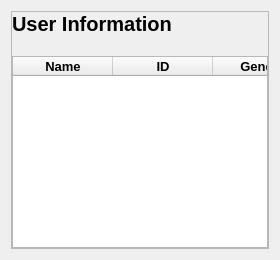
            <widget class="QWidget" name="User">
             <layout class="QVBoxLayout" name="verticalLayout_30">
              <item>
               <widget class="QFrame" name="frame_20">
                <property name="frameShape">
                 <enum>QFrame::StyledPanel</enum>
                </property>
                <property name="frameShadow">
                 <enum>QFrame::Raised</enum>
                </property>
                <layout class="QVBoxLayout" name="verticalLayout_31">
                 <property name="spacing">
                  <number>20</number>
                 </property>
                 <property name="leftMargin">
                  <number>0</number>
                 </property>
                 <property name="topMargin">
                  <number>0</number>
                 </property>
                 <property name="rightMargin">
                  <number>0</number>
                 </property>
                 <property name="bottomMargin">
                  <number>0</number>
                 </property>
                 <item>
                  <widget class="QLabel" name="label_33">
                   <property name="font">
                    <font>
                     <pointsize>15</pointsize>
                     <bold>true</bold>
                    </font>
                   </property>
                   <property name="text">
                    <string>User Information</string>
                   </property>
                  </widget>
                 </item>
                 <item>
                  <widget class="QTableWidget" name="tableWidget">
                   <property name="sizePolicy">
                    <sizepolicy hsizetype="Expanding" vsizetype="Expanding">
                     <horstretch>0</horstretch>
                     <verstretch>0</verstretch>
                    </sizepolicy>
                   </property>
                   <property name="styleSheet">
                    <string notr="true">QScollBar:vertical {
	border: none;
    background: rgb(45, 45, 68);
    width: 14px;
    margin: 15px 0 15px 0;
	border-radius: 0px;
 }

/*  HANDLE BAR VERTICAL */
QScrollBar::handle:vertical {	
	background-color: rgb(80, 80, 122);
	min-height: 30px;
	border-radius: 7px;
}
QScrollBar::handle:vertical:hover{	
	background-color: #DE834D;
}
QScrollBar::handle:vertical:pressed {	
	background-color: rgb(185, 0, 92);
}

/* BTN TOP - SCROLLBAR */
QScrollBar::sub-line:vertical {
	border: none;
	background-color: rgb(59, 59, 90);
	height: 15px;
	border-top-left-radius: 7px;
	border-top-right-radius: 7px;
	subcontrol-position: top;
	subcontrol-origin: margin;
}
QScrollBar::sub-line:vertical:hover {	
	background-color: rgb(255, 0, 127);
}
QScrollBar::sub-line:vertical:pressed {	
	background-color: rgb(185, 0, 92);
}

/* BTN BOTTOM - SCROLLBAR */
QScrollBar::add-line:vertical {
	border: none;
	background-color: rgb(59, 59, 90);
	height: 15px;
	border-bottom-left-radius: 7px;
	border-bottom-right-radius: 7px;
	subcontrol-position: bottom;
	subcontrol-origin: margin;
}
QScrollBar::add-line:vertical:hover {	
	background-color: rgb(255, 0, 127);
}
QScrollBar::add-line:vertical:pressed {	
	background-color: rgb(185, 0, 92);
}

/* RESET ARROW */
QScrollBar::up-arrow:vertical, QScrollBar::down-arrow:vertical {
	background: none;
}
QScrollBar::add-page:vertical, QScrollBar::sub-page:vertical {
	background: none;
}



/* HORIZONTAL SCROLLBAR - HOMEWORK */
QScrollBar:horizontal {
   border: none;
    background: rgb(45, 45, 68);
    width: 14px;
    margin: 15px 0 15px 0;
	border-radius: 0px;
}
QScrollBar::handle:horizontal {
    background-color: rgb(80, 80, 122);
	min-height: 30px;
	border-radius: 7px;
}
QScrollBar::add-line:horizontal {
    border: none;
	background-color: rgb(59, 59, 90);
	height: 15px;
	border-bottom-left-radius: 7px;
	border-bottom-right-radius: 7px;
	subcontrol-position: bottom;
	subcontrol-origin: margin;
}
QScrollBar::sub-line:horizontal {
    border: none;
	background-color: rgb(59, 59, 90);
	height: 15px;
	border-top-left-radius: 7px;
	border-top-right-radius: 7px;
	subcontrol-position: top;
	subcontrol-origin: margin;
}
QScrollBar::handle:horizontal:hover{	
	background-color: #DE834D;
}
QScrollBar::sub-line:horizontal:hover {	
	background-color: rgb(255, 0, 127);
}
QScrollBar::add-line:horizontal:hover {	
	background-color: rgb(255, 0, 127);
}
QScrollBar::up-arrow:horizontal, QScrollBar::down-arrow:horizontal
{
background: none;
}
QScrollBar::add-page:horizontal, QScrollBar::sub-page:horizontal
{
background: none;
}
</string>
                   </property>
                   <column>
                    <property name="text">
                     <string>Name</string>
                    </property>
                    <property name="font">
                     <font>
                      <pointsize>10</pointsize>
                      <bold>true</bold>
                     </font>
                    </property>
                    <property name="background">
                     <color>
                      <red>255</red>
                      <green>255</green>
                      <blue>255</blue>
                     </color>
                    </property>
                   </column>
                   <column>
                    <property name="text">
                     <string>ID</string>
                    </property>
                    <property name="font">
                     <font>
                      <pointsize>10</pointsize>
                      <bold>true</bold>
                     </font>
                    </property>
                   </column>
                   <column>
                    <property name="text">
                     <string>Gender</string>
                    </property>
                    <property name="font">
                     <font>
                      <pointsize>10</pointsize>
                      <bold>true</bold>
                     </font>
                    </property>
                   </column>
                   <column>
                    <property name="text">
                     <string>Address</string>
                    </property>
                    <property name="font">
                     <font>
                      <pointsize>10</pointsize>
                      <bold>true</bold>
                     </font>
                    </property>
                   </column>
                   <column>
                    <property name="text">
                     <string>Books</string>
                    </property>
                    <property name="font">
                     <font>
                      <pointsize>10</pointsize>
                      <bold>true</bold>
                     </font>
                    </property>
                   </column>
                   <column>
                    <property name="text">
                     <string>Expired</string>
                    </property>
                    <property name="font">
                     <font>
                      <pointsize>10</pointsize>
                      <bold>true</bold>
                     </font>
                    </property>
                   </column>
                  </widget>
                 </item>
                </layout>
               </widget>
              </item>
             </layout>
            </widget>
